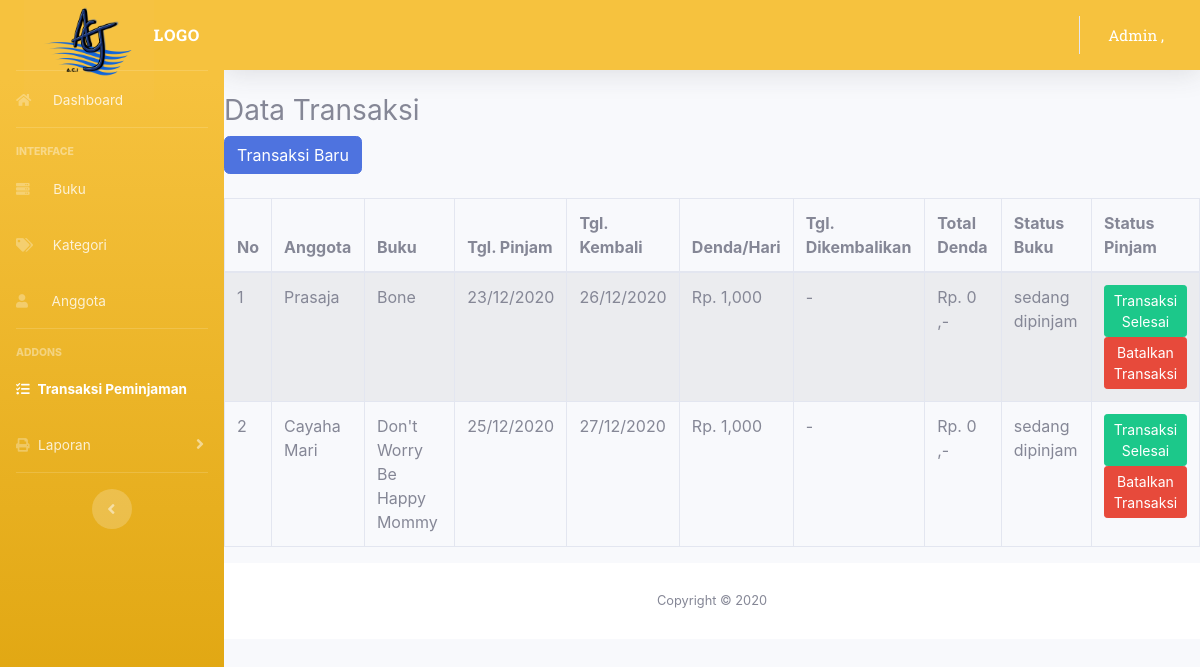
Page /index.php/admin/peminjaman on the committed database.
### tables this page shows
CREATE TABLE `transaksi` (
  `id_pinjam` int(11) NOT NULL,
  `tgl_pencatatan` datetime NOT NULL,
  `id_anggota` int(4) NOT NULL,
  `id_buku` int(4) NOT NULL,
  `tgl_pinjam` date NOT NULL,
  `tgl_kembali` date NOT NULL,
  `denda` double NOT NULL,
  `tgl_pengembalian` date NOT NULL,
  `total_denda` double NOT NULL,
  `status_pengembalian` varchar(20) NOT NULL,
  `status_peminjaman` varchar(20) NOT NULL
);

CREATE TABLE `anggota` (
  `id_anggota` int(11) NOT NULL,
  `nama_anggota` varchar(50) NOT NULL,
  `gender` enum('Laki-Laki','Perempuan') NOT NULL,
  `no_telp` varchar(20) NOT NULL,
  `alamat` varchar(50) NOT NULL,
  `email` varchar(30) NOT NULL,
  `password` varchar(20) NOT NULL
);

CREATE TABLE `buku` (
  `id_buku` int(5) NOT NULL,
  `id_kategori` int(5) NOT NULL,
  `judul_buku` varchar(50) NOT NULL,
  `pengarang` varchar(35) NOT NULL,
  `thn_terbit` date NOT NULL,
  `penerbit` varchar(50) NOT NULL,
  `isbn` varchar(20) NOT NULL,
  `jumlah_buku` int(3) NOT NULL,
  `lokasi` enum('Rak 1','Rak 2','Rak 3') NOT NULL,
  `gambar` varchar(220) NOT NULL,
  `tgl_input` date NOT NULL,
  `status_buku` enum('1','0') NOT NULL
);

### application/controllers/Admin.php (called while the page is built, shortened)
<?php
class Admin extends CI_Controller
{
function peminjaman(){
$data['peminjaman'] = $this->db->query("SELECT * FROM transaksi T,
buku B, anggota A WHERE T.id_buku=B.id_buku and
T.id_anggota=A.id_anggota")->result();
$this->load->view('admin/header');
$this->load->view('admin/peminjaman',$data);
$this->load->view('admin/footer');
}
}
?>

### index.php (called while the page is built, shortened)
<?php
require_once BASEPATH.'core/CodeIgniter.php';

### application/views/admin/peminjaman.php (the view, shortened to what this page needs)
<div class="page-header">
<div style="width: 200px;">
<h3>Data Transaksi</h3>
</div>
</div>
<a href="<?php echo base_url().'admin/tambah_peminjaman'; ?>" class="btn
btn-primary btn-xs"><span class="glyphicon glyphicon-plus"></span> Transaksi
Baru</a>
<br><br>
<div class="table-responsive">
<table class="table table-bordered table-striped table-hover" id =
"table-datatable">
<thead>
<tr>
<th>No</th>
<th>Anggota</th>
<th>Buku</th>
<th>Tgl. Pinjam</th>
<th>Tgl. Kembali</th>
<th>Denda/Hari</th>
<th>Tgl. Dikembalikan</th>
<th>Total Denda</th>
<th>Status Buku</th>
<th>Status Pinjam</th>
</tr>
</thead>
<tbody>
<?php
$no = 1;
foreach ($peminjaman as $p) {
?>
<tr>
<td><?php echo $no++; ?></td>
<td><?php echo $p->nama_anggota ?></td>
<td><?php echo $p->judul_buku ?></td>
<td><?php echo date('d/m/Y',strtotime($p->tgl_pinjam)); ?></td>
<td><?php echo date('d/m/Y',strtotime($p->tgl_kembali)); ?></td>
<td><?php echo "Rp. ".number_format($p->denda); ?></td>
<td>
<?php
	if($p->tgl_pengembalian =="0000-00-00"){
	echo "-";
	}else{
	echo date('d/m/Y',strtotime($p->tgl_pengembalian));
	} ?>
</td>
<td><?php echo "Rp. ". number_format($p->total_denda)." ,-"; ?></td>
<td>
<?php
if($p->status_buku == "1"){
echo "Selesai";
}else{
echo "sedang dipinjam";
} ?>
</td>
<td>
<?php
if($p->status_peminjaman == "Selesai"){
echo "-";
}else {
?>
<a class="btn btn-sm btn-success" href="<?php echo
base_url().'admin/transaksi_selesai/'.$p->id_pinjam; ?>"> Transaksi Selesai</a>
<br>
<a class="btn btn-sm btn-danger" href="<?php echo
base_url().'admin/transaksi_hapus/'.$p->id_pinjam; ?>"> Batalkan Transaksi </a>
<?php } ?>
</td>
</tr>
<?php } ?>
</tbody>
</table>
</div>

### rows in the picture
transaksi: id_anggota.nama_anggota "Prasaja", id_buku.judul_buku "Bone", tgl_pinjam "23/12/2020", tgl_kembali "26/12/2020", denda "1,000", total_denda "0"
transaksi: id_anggota.nama_anggota "Cayaha Mari", id_buku.judul_buku "Don't Worry Be Happy Mommy", tgl_pinjam "25/12/2020", tgl_kembali "27/12/2020", denda "1,000", total_denda "0"
